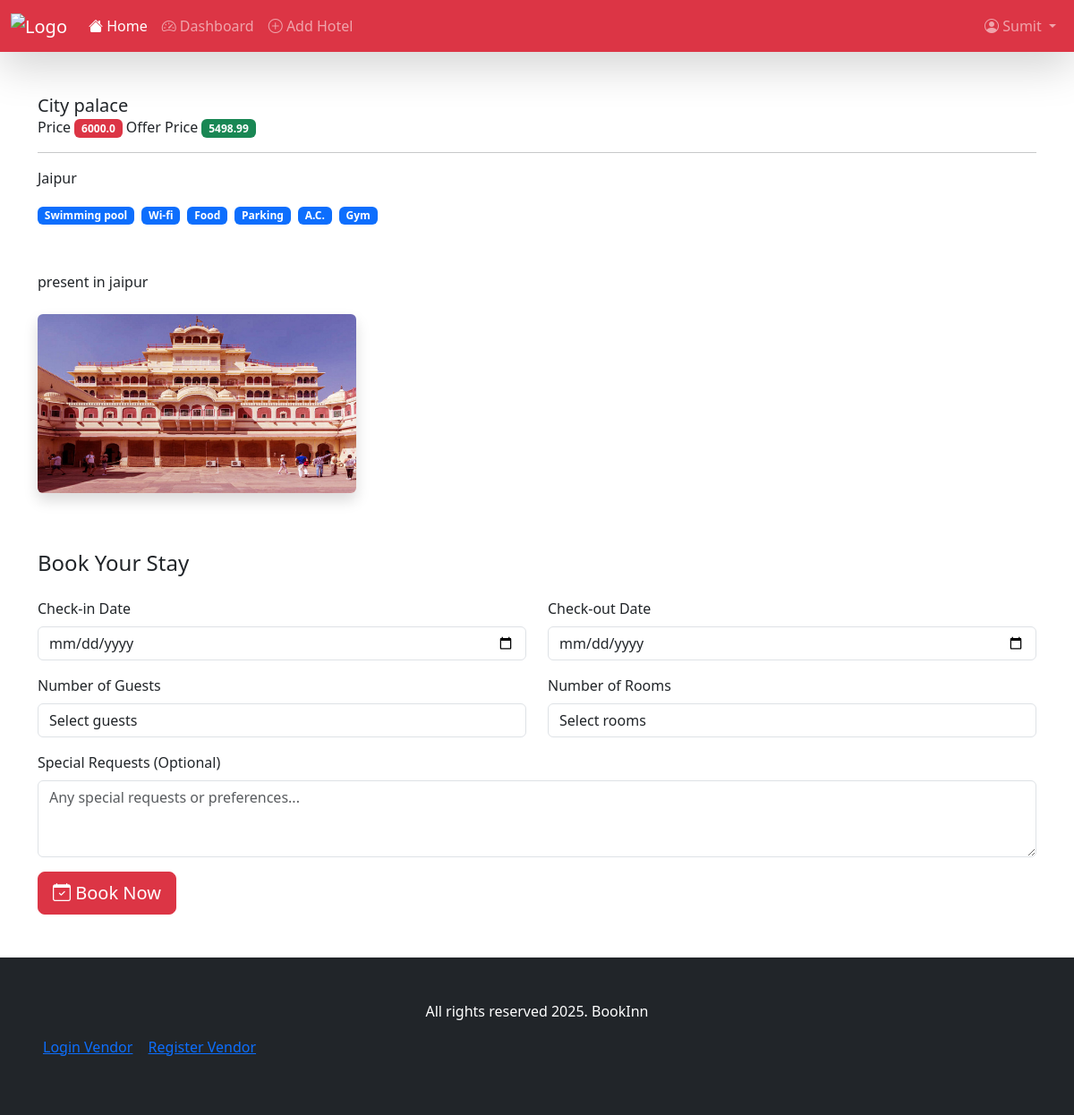
Screenshot of /detail/city-palace-70e4988a/ (signed in) with the database file from the repository.
### account/models.py (models this page shows, shortened)
class Hotel(models.Model):
    hotel_name  = models.CharField(max_length = 100)
    hotel_description = models.TextField()
    hotel_slug = models.SlugField(max_length = 1000 , unique  = True)
    hotel_owner = models.ForeignKey(HotelVendor, on_delete = models.CASCADE , related_name = "hotels")
    amenities= models.ManyToManyField(Amenity)
    hotel_price = models.FloatField()
    hotel_offer_price = models.FloatField()
    hotel_location = models.TextField()
    is_active = models.BooleanField(default = True)

class Amenity(models.Model):
    name = models.CharField(max_length = 1000)
    icon = models.ImageField(upload_to="hotels")

class HotelImages(models.Model):
    hotel = models.ForeignKey(Hotel, on_delete=models.CASCADE, related_name='hotel_images')
    image = models.ImageField(upload_to='hotel_images/')
    alt_text = models.CharField(max_length=255, blank=True)
    is_primary = models.BooleanField(default=False)
    uploaded_at = models.DateTimeField(auto_now_add=True, null=True)
    class Meta:
        ordering = ['-is_primary', '-uploaded_at']

### home/views.py (the view, shortened to what this page needs)
# urls.py: path('detail/<slug>/', views.detail, name="detail"),
def detail(request, slug):
    hotel = Hotel.objects.get(hotel_slug = slug)
    return render(request, 'detail.html', context = {'hotel' : hotel})

### home/templates/detail.html (shortened to what this page needs)
{% extends "base.html" %}
{% block start %}
    <div class="container">
        <div class="card-body mt-5">
            <h5 class="card-title">{{ hotel.hotel_name }}</h5>
            Price <span class="badge text-bg-danger">{{ hotel.hotel_price }}</span>
            Offer Price <span class="badge text-bg-success">{{ hotel.hotel_offer_price }}</span>
            <hr>
            <p>{{ hotel.hotel_location }}</p>
            <div class="mb-3">
                {% for amenity in hotel.amenities.all %}
                    <span class="badge text-bg-primary me-1 mb-1">{{ amenity.name }}</span>
                {% empty %}
                    <span class="badge text-bg-secondary">No amenities available</span>
                {% endfor %}
            </div>
            <p class="mt-5">{{ hotel.hotel_description|safe }}</p>
            <div class="row mt-4">
                {% for image in hotel.hotel_images.all %}
                    <div class="col-md-4 col-sm-6 mb-3">
                        <img src="/media/{{ image.image }}" class="img-fluid rounded shadow"
                             alt="{{ image.alt_text|default:hotel.hotel_name }}"
                             style="height: 200px; object-fit: cover; width: 100%;">
                    </div>
                {% empty %}
                    <div class="col-12">
                        <p class="text-muted">No images available for this hotel.</p>
                    </div>
                {% endfor %}
            </div>
            {% if request.user.is_authenticated %}
                <div class="mt-5">
                    <h4 class="mb-4">Book Your Stay</h4>
                    <form method="POST">
                        <div class="row">
                            <div class="col-md-6">
                                <div class="mb-3">
                                    <label for="start_date" class="form-label">Check-in Date</label>
                                    <input type="date" name="start_date" class="form-control" id="start_date" required>
                                </div>
                            </div>
                            <div class="col-md-6">
                                <div class="mb-3">
                                    <label for="end_date" class="form-label">Check-out Date</label>
                                    <input type="date" name="end_date" class="form-control" id="end_date" required>
                                </div>
                            </div>
                        </div>
                        <div class="row">
                            <div class="col-md-6">
                                <div class="mb-3">
                                    <label for="guests" class="form-label">Number of Guests</label>
                                    <select name="guests" class="form-control" id="guests" required>
                                        <option value="">Select guests</option>
                                    </select>
                                </div>
                            </div>
                            <div class="col-md-6">
                                <div class="mb-3">
                                    <label for="rooms" class="form-label">Number of Rooms</label>
                                    <select name="rooms" class="form-control" id="rooms" required>
                                        <option value="">Select rooms</option>
                                    </select>
                                </div>
                            </div>
                        </div>
                        <div class="mb-3">
                            <label for="special_requests" class="form-label">Special Requests (Optional)</label>
                            <textarea name="special_requests" class="form-control" id="special_requests" rows="3" placeholder="Any special requests or preferences..."></textarea>
                        </div>
                        <button type="submit" class="btn btn-danger btn-lg">
                            <i class="bi bi-calendar-check"></i> Book Now
                        </button>
                    </form>
                </div>
            {% endif %}
        </div>
    </div>
{% endblock %}

### home/templates/navbar.html (shortened to what this page needs)
{% load static %}
<nav class="navbar navbar-expand-lg navbar-dark bg-danger shadow-lg">
    <div class="container-fluid">
        <a class="navbar-brand" href="/">
            <img height="40" src="https://i.pinimg.com/736x/60/20/3c/60203c06b364a8764b54bba1a35290c2.jpg" alt="Logo">
        </a>
        <div class="collapse navbar-collapse" id="navbarNav">
            <ul class="navbar-nav me-auto mb-2 mb-lg-0">
                <li class="nav-item">
                    <a class="nav-link active" aria-current="page" href="/">
                        <i class="bi bi-house-fill"></i> Home
                    </a>
                </li>
                <li class="nav-item">
                    <a class="nav-link" href="{% url 'vdashboard' %}">
                        <i class="bi bi-speedometer2"></i> Dashboard
                    </a>
                </li>
                <li class="nav-item">
                    <a class="nav-link" href="{% url 'add_hotel' %}">
                        <i class="bi bi-plus-circle"></i> Add Hotel
                    </a>
                </li>
            </ul>
            <ul class="navbar-nav">
                {% if user.is_authenticated %}
                    <li class="nav-item dropdown">
                        <a class="nav-link dropdown-toggle" href="#" id="navbarDropdown" role="button" data-bs-toggle="dropdown" aria-expanded="false">
                            <i class="bi bi-person-circle"></i> {{ user.first_name|default:user.username }}
                        </a>
                    </li>
                {% endif %}
            </ul>
        </div>
    </div>
</nav>
<link href="https://cdn.jsdelivr.net/npm/bootstrap-icons@1.7.2/font/bootstrap-icons.css" rel="stylesheet">

### rows the page displays
Hotel: hotel_name "City palace", hotel_price "6000.0", hotel_offer_price "5498.99", hotel_location "Jaipur", hotel_description "present in jaipur"
Amenity: name "Swimming pool"
Amenity: name "Wi-fi"
Amenity: name "Food"
Amenity: name "Parking"
Amenity: name "A.C."
Amenity: name "Gym"
HotelImages: image (picture)

### other values shown
{{ user.first_name|default:user.username }} "Sumit"
